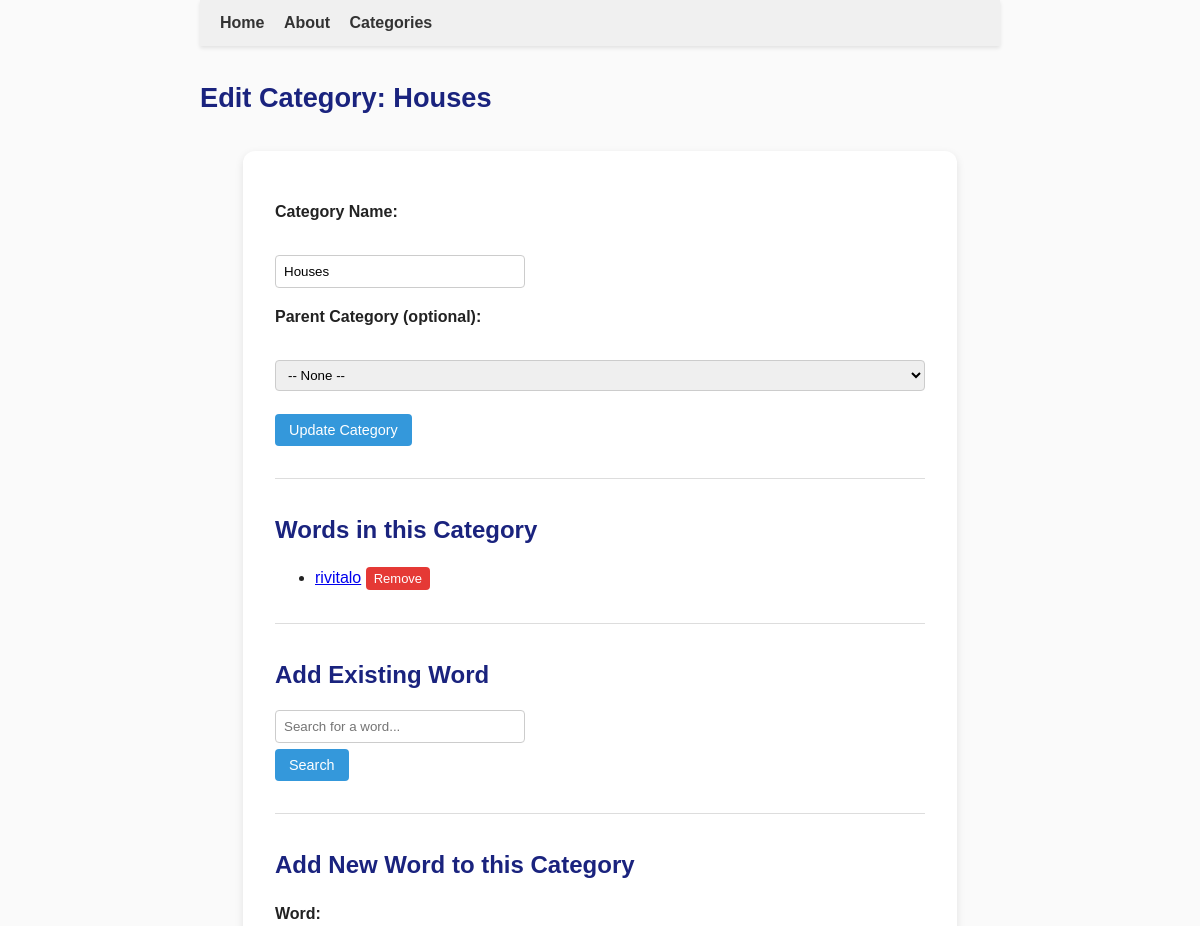
The app's page /admin/categories/18/edit (signed in, upper part), older data.
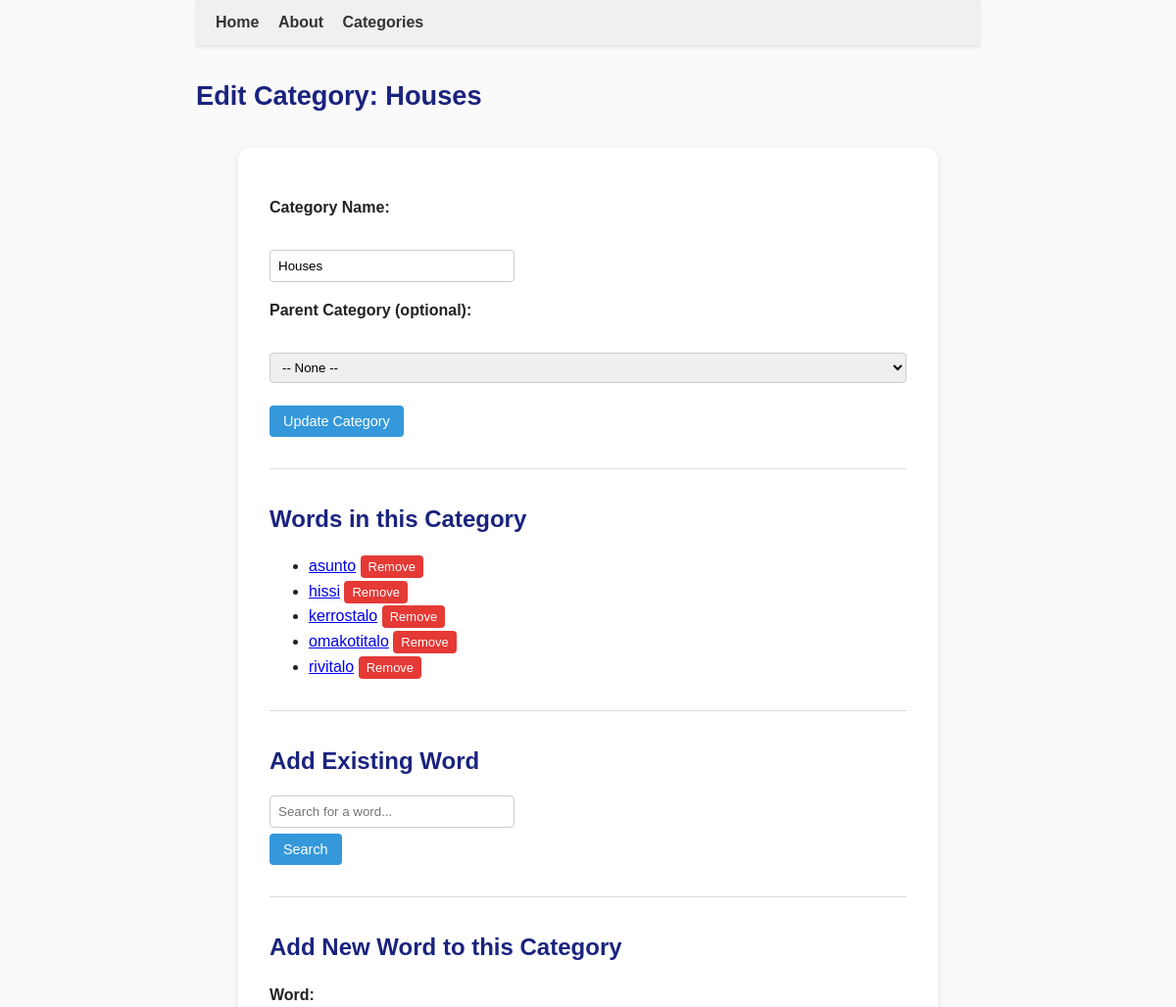
The same page, newer data.
### tables this page shows
CREATE TABLE words (
        id INTEGER PRIMARY KEY,
        word TEXT UNIQUE NOT NULL,
        pos_id INTEGER REFERENCES parts_of_speech(id)
    , created_at TEXT, updated_at TEXT, language_code TEXT DEFAULT 'fi');

### app.py (the view, shortened to what this page needs)
@app.route("/admin/categories/<int:category_id>/edit", methods=["GET", "POST"])
@admin_required
def admin_edit_category(category_id):
    conn = sqlite3.connect("finnish.db", timeout=10)  # longer timeout
    conn.row_factory = sqlite3.Row
    cur = conn.cursor()
    cur.execute("SELECT * FROM categories WHERE id = ?", (category_id,))
    category = cur.fetchone()
    if not category:
        conn.close()
        flash("Category not found.", "danger")
        return redirect(url_for("admin_dashboard"))
    cur.execute("SELECT id, name FROM categories WHERE id != ?", (category_id,))
    all_categories = cur.fetchall()
    cur.execute("SELECT id, name FROM parts_of_speech ORDER BY name")
    pos_list = cur.fetchall()
    action = request.form.get("action")
    search_query = request.args.get("word_query", "").strip()
    search_results = []
    if search_query:
        cur.execute("SELECT id, word FROM words WHERE word LIKE ? ORDER BY word", (f"{search_query}%",))
        search_results = cur.fetchall()
    cur.execute("""
        SELECT w.id, w.word
        FROM words w
        JOIN word_categories wc ON w.id = wc.word_id
        WHERE wc.category_id = ?
        ORDER BY w.word
    """, (category_id,))
    category_words = cur.fetchall()
    conn.close()
    return render_template(
        "admin_edit_category.html",
        category=category,
        all_categories=all_categories,
        category_words=category_words,
        pos_list=pos_list,
        search_query=search_query,
        search_results=search_results
    )

### app.py (called while the page is built)
def admin_required(f):
    @wraps(f)
    def decorated_function(*args, **kwargs):
        if not session.get('admin_logged_in'):
            flash("Admin login required.", "warning")
            return redirect(url_for('login'))
        return f(*args, **kwargs)
    return decorated_function

### templates/admin_edit_category.html (shortened to what this page needs)
{% extends "base.html" %}
{% block content %}
<h2>Edit Category: {{ category['name'] }}</h2>
<div class="admin-add-word-container">
    <form method="POST" action="{{ url_for('admin_edit_category', category_id=category['id']) }}" class="admin-add-word-form">
        <p>
            <label>Category Name:</label><br>
            <input type="text" name="name" value="{{ category['name'] }}" required class="admin-input">
        </p>
        <p>
            <label>Parent Category (optional):</label><br>
            <select name="parent_id" class="admin-select">
                <option value="">-- None --</option>
            </select>
        </p>
        <p>
            <button type="submit" class="admin-btn">Update Category</button>
        </p>
    </form>
    <hr>
    <h3>Words in this Category</h3>
    {% if category_words %}
        <ul>
        {% for w in category_words %}
            <li>
                <a href="{{ url_for('show_word', word_name=w['word']) }}" target="_blank">{{ w['word'] }}</a>
                <form method="POST" action="{{ url_for('admin_remove_word_from_category', category_id=category['id'], word_id=w['id']) }}" style="display:inline;">
                    <button type="submit" class="admin-btn-small delete-btn">Remove</button>
                </form>
            </li>
        {% endfor %}
        </ul>
    {% else %}
        <p><em>No words yet in this category.</em></p>
    {% endif %}
    <hr>
    <h3>Add Existing Word</h3>
    <form method="GET" action="{{ url_for('admin_edit_category', category_id=category['id']) }}" class="admin-add-word-form">
        <p>
            <input type="text" name="word_query" class="admin-input" placeholder="Search for a word..." value="{{ search_query }}">
            <button type="submit" class="admin-btn">Search</button>
        </p>
    </form>
    <hr>
    <h3>Add New Word to this Category</h3>
    <form method="POST" action="{{ url_for('admin_edit_category', category_id=category['id']) }}" class="admin-add-word-form">
        <p>
            <label>Word:</label><br>
        </p>
    </form>
</div>
{% endblock %}

Row changes from the older to the newer data that the page shows:
added words: word "asunto"
added words: word "hissi"
added words: word "kerrostalo"
added words: word "omakotitalo"
